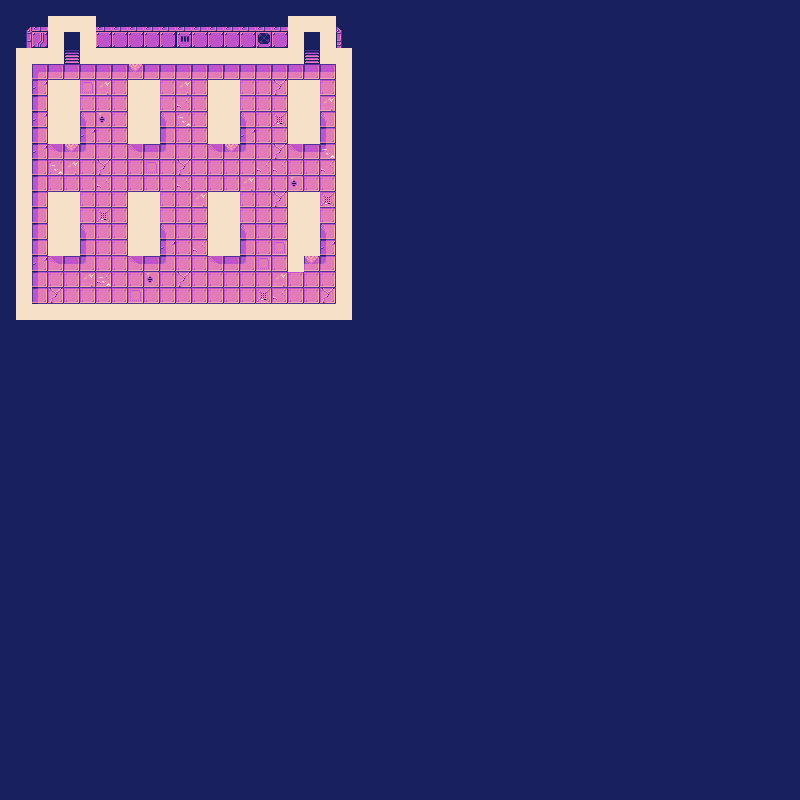

A level layout from a 2D game, rendered from its tile map. Below: a short description, then the map file with tile-grid data replaced by summaries:
An orthogonal 50x50 tile map with 16x16 px tiles, 3 tile layers (maps, objects, collision).

<map version="1.10" tiledversion="1.10.2" orientation="orthogonal" renderorder="right-down" width="50" height="50" tilewidth="16" tileheight="16" infinite="0" nextlayerid="4" nextobjectid="1">
 <tileset firstgid="1" source="../../maps/CosmicLilac_Tiles.tsx" />
 <layer id="1" name="maps" width="50" height="50">
  <data>[2500 cells, 2500 non-empty, 37 distinct tile ids]</data>
 </layer>
 <layer id="2" name="objects" width="50" height="50">
  <data>[2500 cells, 12 non-empty, 5 distinct tile ids]</data>
 </layer>
 <layer id="3" name="collision" width="50" height="50">
  <data>[2500 cells, 145 non-empty, 1 distinct tile ids]</data>
 </layer>
</map>
